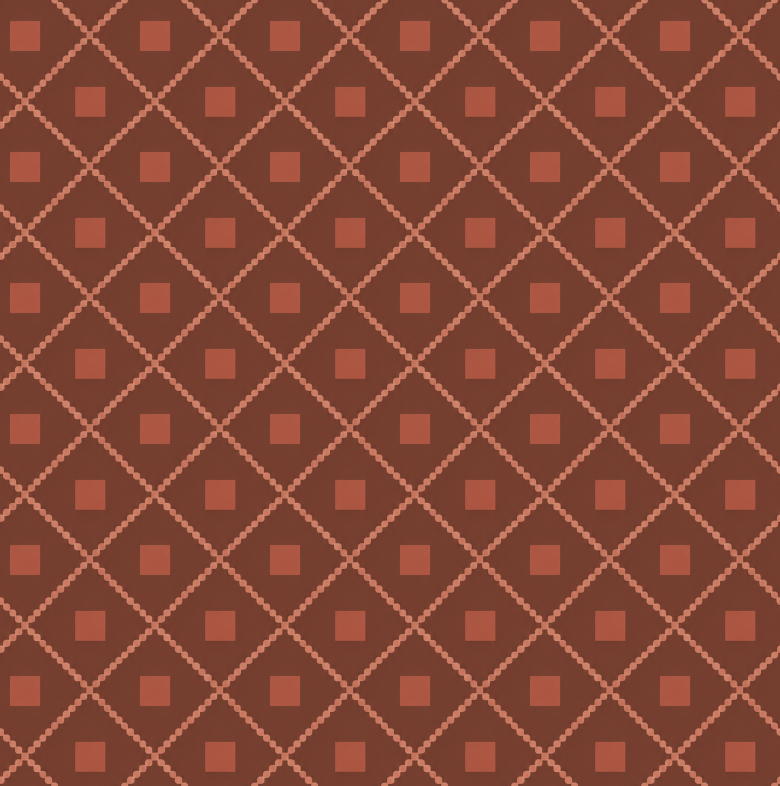
#> input picture Tools/ArtSources/MenuBackgrounds/StaticPixelGradient-v1/runtime-backup/haku1034_neon8bits2dpixelatedsimpleblackdark_redwarmgamecartoon_b2820319-6293-4895-98f5-ccb12908afc7.png, 1560 x 1572 px (shown at 1/2 size)
$ python -i build_menu_backgrounds.py   (imports and definitions only)
#> lines starting #> are read from the running program, lines starting #| are printed output that depends on the picture
#> in build, original is the input picture: PIL image 1560x1572 RGB; mean R, G, B 132.2, 71.7, 54.9
"""Build seamless, looping menu backgrounds from the generated artwork.

Run with the bundled Python runtime documented by Codex workspace dependencies.
The six source PNGs live outside Unity's Assets directory so only the finished
textures are imported into the game.
"""

import argparse
import hashlib
import json
from pathlib import Path
import shutil

import numpy as np
from PIL import Image


ROOT = Path(__file__).resolve().parents[2]
SOURCE = ROOT / "Tools/ArtSources/MenuBackgrounds"
LEGACY = SOURCE / "Legacy-5e4ff2"
PATTERN_V5_BACKUP = SOURCE / "Pattern-v5/runtime-backup"
PATTERN_V6_BACKUP = SOURCE / "Pattern-v6/runtime-backup"
PATTERN_V6_SNAPSHOT = ROOT / "Logs/MenuColorBlockReview/Before-v6"
DESTINATION = ROOT / "Assets/OrganizedResources/InUse/ExternalAssets/bg/bg_main"
UNIT_SIZE = 256
GRID_UNIT_SIZE = (260, 262)
GRID_SOURCE_CROP = {"x": 350, "y": 580, "width": 260, "height": 262}

BACKGROUNDS = {
    "red": "haku1034_neon8bits2dpixelatedsimpleblackdark_redwarmgamecartoon_b2820319-6293-4895-98f5-ccb12908afc7.png",
    "green": "haku1034_ancient_leaf8bits2dpixelatedsimpleblackdark_greencolda_55806a54-6561-4472-96b9-bce79487ea03.png",
    "blue": "haku1034_ancient_pattern8bits2dpixelatedsimpleblackcoldabstract_62782879-5a4b-4676-bdcd-4b40d2ff98b9.png",
    "light": "haku1034_ancient_pattern8bits2dpixelatedsimpleblackabstractflat_0378dac9-3b6d-4058-b449-3866dcab9c0e.png",
    "dark": "haku1034_neon8bits2dpixelatedsimpleblack_and_whiteabstractflat_374dc487-6147-4697-bff4-9c1b3e821f70.png",
    "neutral": "haku1034_lighting_skyin_the_style_of_2d_game_art2dsimplecartoon_04dc2ebb-8c63-4475-a089-21d04afd9ae3 (1).png",
}


def smoothstep(value: np.ndarray) -> np.ndarray:
    value = np.clip(value, 0.0, 1.0)
    return value * value * (3.0 - 2.0 * value)


# [24 lines left out: function crossfade_edges, not called in this run]


def equalize_edge_pixels(image: np.ndarray, axis: int, band: int) -> None:
    """Make opposite edge pixels identical with a small, smooth local correction."""
    extent = image.shape[axis]
    band = min(band, extent // 2)
    difference = (
        image[:, -1, :] - image[:, 0, :]
        if axis == 1
        else image[-1, :, :] - image[0, :, :]
    )
    strength = (1.0 - smoothstep(np.arange(band) / (band - 1))) * 0.5
    for inset, weight in enumerate(strength):
        if axis == 1:
            image[:, inset, :] += difference * weight
            image[:, extent - 1 - inset, :] -= difference * weight
        else:
            image[inset, :, :] += difference * weight
            image[extent - 1 - inset, :, :] -= difference * weight


def finish_calm_edges(image: np.ndarray, fraction: float = 0.08) -> np.ndarray:
    """Feather only the tile boundary to the source's calm corner paper color.

    Unlike the legacy middle-content wrap, this keeps side impact motifs from
    reappearing across the quiet top/bottom UI areas at the initial scroll phase.
    """
#> called with fraction = 0.08
    height, width = image.shape[:2]
#> height = 1572; width = 1560
    corner_height, corner_width = max(2, int(height * 0.04)), max(2, int(width * 0.04))
#> corner_height = 62; corner_width = 62
    corners = np.concatenate([
        image[:corner_height, :corner_width].reshape(-1, 3),
        image[:corner_height, -corner_width:].reshape(-1, 3),
        image[-corner_height:, :corner_width].reshape(-1, 3),
        image[-corner_height:, -corner_width:].reshape(-1, 3),
    ])
    paper = np.median(corners, axis=0)
#> paper = [117, 63, 47]
    x = np.arange(width)
#> x = 1560 values from 0 to 1559
    y = np.arange(height)
#> y = 1572 values from 0 to 1571
    horizontal = smoothstep(np.minimum(x, width - 1 - x) / max(2, width * fraction))
    vertical = smoothstep(np.minimum(y, height - 1 - y) / max(2, height * fraction))
    interior = (vertical[:, None] * horizontal[None, :])[:, :, None]
    return image * interior + paper * (1.0 - interior)
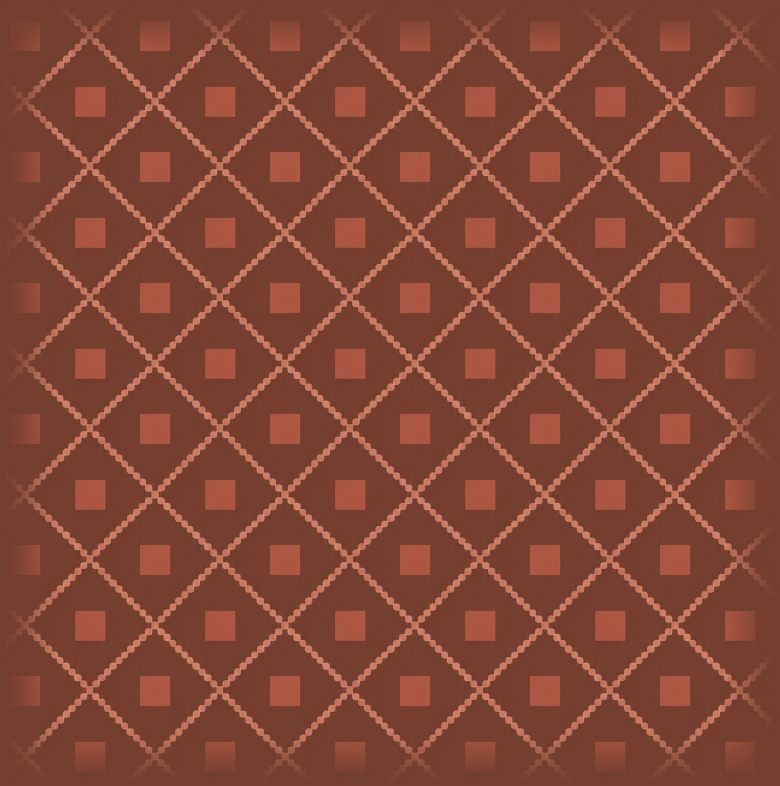
#> returned value: shape (1572, 1560, 3) float64 (shown at 1/2 size); mean of channels 0, 1, 2 129.8, 70.3, 53.7; drawn as R, G, B


# [157 lines left out: functions periodic_crop, single_cell_repeat, native_grid_repeat, not called in this run]


def build(source: Path, destination: Path, *, legacy: bool = False, pattern: bool = False,
          single_cell: bool = False, native_grid: bool = False,
          cells_per_axis: int = 6, crop: dict | None = None) -> dict:
    with Image.open(source) as original:
        if native_grid:
            pixels, details = native_grid_repeat(original, cells_per_axis, crop)
        elif single_cell:
            pixels, details = single_cell_repeat(original, cells_per_axis)
        else:
            image = np.asarray(original.convert("RGB"), dtype=np.float32)
            details = {}
            if pattern:
                image, details = periodic_crop(image)
            elif legacy:
                image = crossfade_edges(image, axis=1, fraction=0.22)
                image = crossfade_edges(image, axis=0, fraction=0.18)
            else:
                image = finish_calm_edges(image)
            equalize_edge_pixels(image, axis=1, band=12 if pattern else 24)
#> in equalize_edge_pixels, `difference = ( image[:, -1, :] - image[:, 0, :] if axis == 1 else imag..`: difference = 1572 rows, first 8: [0, 0, 0], [0, 0, 0], [0, 0, 0], [0, 0, 0], [0, 0, 0], [0, 0, 0], [0, 0, 0], [0, 0, 0]
            equalize_edge_pixels(image, axis=0, band=12 if pattern else 32)
#> in equalize_edge_pixels (call 2), `difference = ( image[:, -1, :] - image[:, 0, :] if axis == 1 else imag..`: difference = 1560 rows, first 8: [0, 0, 0], [0, 0, 0], [0, 0, 0], [0, 0, 0], [0, 0, 0], [0, 0, 0], [0, 0, 0], [0, 0, 0]
            pixels = np.rint(np.clip(image, 0, 255)).astype(np.uint8)

    # Unity's RawImage repeats in both directions; verify the actual byte values.
    assert np.array_equal(pixels[:, 0, :], pixels[:, -1, :]), destination
    assert np.array_equal(pixels[0, :, :], pixels[-1, :, :]), destination
    Image.fromarray(pixels).save(destination, optimize=True)
    if native_grid:
        # Verify exported PNG pixels as well as the pre-export array.
        with Image.open(destination) as exported:
            exported_pixels = np.asarray(exported.convert("RGB"))
        if not np.array_equal(exported_pixels, pixels):
            raise ValueError(f"Exported native grid PNG pixels changed: {destination}")
        details["exportedPixelsVerified"] = True
#> (the run stopped early here; a loop or call above may not have finished)
